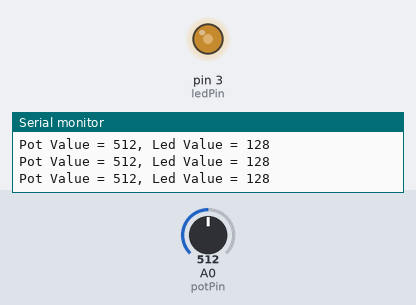
A sketch run on a simulated Arduino Uno, built with avr-gcc and run on an emulated ATmega328P. On the bench: output pins drawn as LEDs (lit = HIGH), the last lines printed to the serial monitor. The inputs (shaded band) are chosen by the test bench; at power-on: A0 (potPin) = 512.

Above: at 1.2 s.
1.3 s: A0 (potPin) set to 416
At 2.5 s:
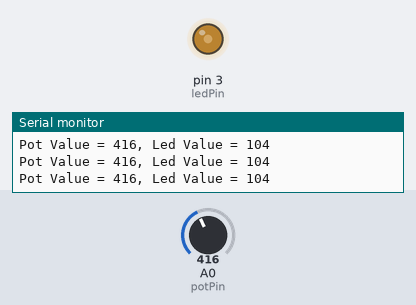
4.3 s: A0 (potPin) set to 384
At 5.0 s:
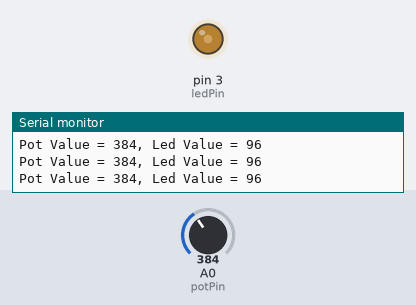
5.8 s: A0 (potPin) set to 716
At 6.5 s:
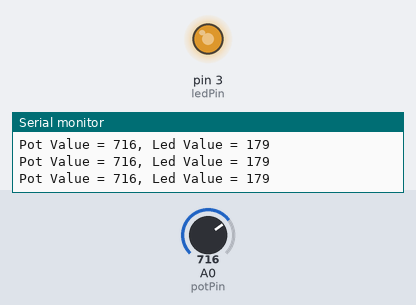
7.3 s: A0 (potPin) set to 992
At 8.3 s:
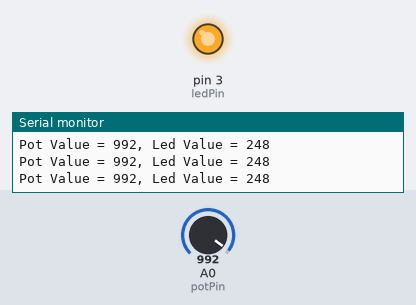
8.8 s: A0 (potPin) set to 1009
At 10.3 s:
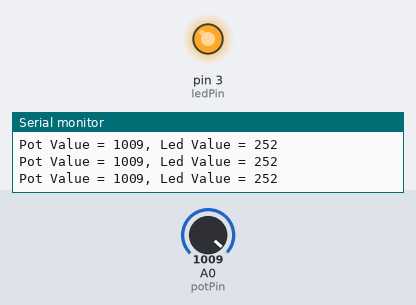
11.8 s: A0 (potPin) set to 0
At 13.0 s:
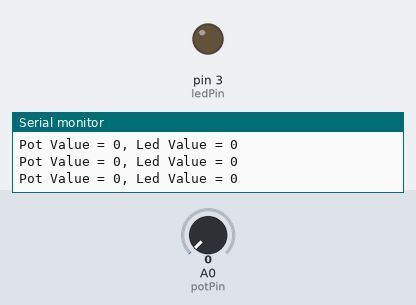
Timing chart, 0 to 14.3 s (numbered marks = the images above; inputs shaded):
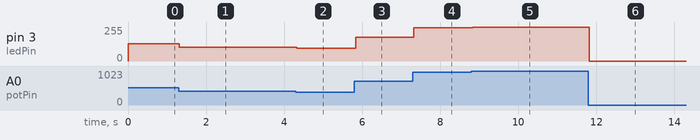

The sketch:

pot2LED.ino
```cpp
int potPin = A0;
int ledPin = 3;
int potVal;
int ledVal;

void setup() {
  // put your setup code here, to run once:
  pinMode(ledPin, OUTPUT);
  Serial.begin(9600);
}

void loop() {
  // put your main code here, to run repeatedly:
  potVal = analogRead(potPin); // read the val on A0
  delay(2); // let the ADC settle

  ledVal = potVal/4;

  analogWrite(ledPin, ledVal);

  Serial.print("Pot Value = ");
  Serial.print(potVal);
  Serial.print(", Led Value = ");
  Serial.println(ledVal);
}
```

Measured:
- after the input at 1.3 s, pin 3 (ledPin): 128/255 → 104/255 at once
- after the input at 4.3 s, pin 3 (ledPin): 104/255 → 96/255 at once
- after the input at 5.8 s, pin 3 (ledPin): 96/255 → 179/255 at once
- after the input at 7.3 s, pin 3 (ledPin): 179/255 → 248/255 at once
- after the input at 8.8 s, pin 3 (ledPin): 248/255 → 252/255 at once
- after the input at 11.8 s, pin 3 (ledPin): 252/255 → 0/255 at once
